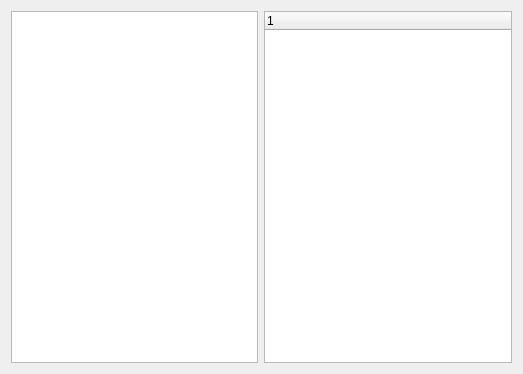
<?xml version="1.0" encoding="UTF-8"?>
<ui version="4.0">
 <class>Widget</class>
 <widget class="QWidget" name="Widget">
  <property name="geometry">
   <rect>
    <x>0</x>
    <y>0</y>
    <width>523</width>
    <height>374</height>
   </rect>
  </property>
  <property name="windowTitle">
   <string>Widget</string>
  </property>
  <layout class="QHBoxLayout" name="horizontalLayout">
   <item>
    <widget class="QTableWidget" name="tableWidget"/>
   </item>
   <item>
    <widget class="QTreeWidget" name="treeWidget">
     <column>
      <property name="text">
       <string notr="true">1</string>
      </property>
     </column>
    </widget>
   </item>
  </layout>
 </widget>
 <layoutdefault spacing="6" margin="11"/>
 <resources/>
 <connections/>
</ui>
